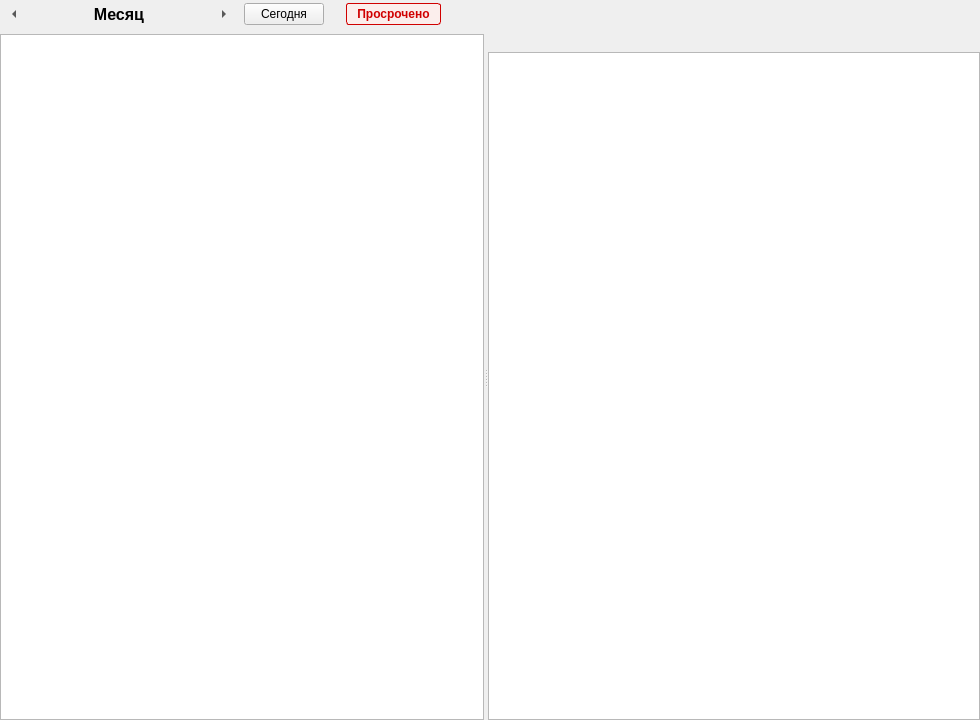
<?xml version="1.0" encoding="UTF-8"?>
<ui version="4.0">
 <class>CalendarWidget</class>
 <widget class="QWidget" name="CalendarWidget">
  <property name="geometry">
   <rect>
    <x>0</x>
    <y>0</y>
    <width>980</width>
    <height>720</height>
   </rect>
  </property>
  <layout class="QVBoxLayout" name="verticalLayout">
   <property name="leftMargin">
    <number>0</number>
   </property>
   <property name="topMargin">
    <number>0</number>
   </property>
   <property name="rightMargin">
    <number>0</number>
   </property>
   <property name="bottomMargin">
    <number>0</number>
   </property>
   <item>
    <widget class="QWidget" name="wdg_nav">
     <property name="sizePolicy">
      <sizepolicy hsizetype="Preferred" vsizetype="Fixed">
       <horstretch>0</horstretch>
       <verstretch>0</verstretch>
      </sizepolicy>
     </property>
     <layout class="QHBoxLayout" name="horizontalLayout">
      <property name="leftMargin">
       <number>0</number>
      </property>
      <property name="topMargin">
       <number>0</number>
      </property>
      <property name="rightMargin">
       <number>0</number>
      </property>
      <property name="bottomMargin">
       <number>0</number>
      </property>
       <item>
        <widget class="QToolButton" name="tb_prev">
         <property name="minimumSize">
          <size>
           <width>28</width>
           <height>28</height>
          </size>
         </property>
         <property name="toolTip">
          <string>Предыдущий месяц (Ctrl+←)</string>
         </property>
         <property name="shortcut">
          <string>Ctrl+Left</string>
         </property>
         <property name="autoRaise">
          <bool>true</bool>
         </property>
         <property name="arrowType">
          <enum>Qt::ArrowType::LeftArrow</enum>
         </property>
        </widget>
       </item>
       <item>
        <widget class="QPushButton" name="pb_month">
         <property name="minimumSize">
          <size>
           <width>170</width>
           <height>28</height>
          </size>
         </property>
         <property name="toolTip">
          <string>Выбрать месяц и год</string>
         </property>
         <property name="styleSheet">
          <string notr="true">QPushButton { font-size: 12pt; font-weight: bold; } QPushButton:hover { background: #e9ecef; }</string>
         </property>
         <property name="cursor">
          <cursorShape>PointingHandCursor</cursorShape>
         </property>
         <property name="text">
          <string>Месяц</string>
         </property>
         <property name="flat">
          <bool>true</bool>
         </property>
        </widget>
       </item>
       <item>
        <widget class="QToolButton" name="tb_next">
         <property name="minimumSize">
          <size>
           <width>28</width>
           <height>28</height>
          </size>
         </property>
         <property name="toolTip">
          <string>Следующий месяц (Ctrl+→)</string>
         </property>
         <property name="shortcut">
          <string>Ctrl+Right</string>
         </property>
         <property name="autoRaise">
          <bool>true</bool>
         </property>
         <property name="arrowType">
          <enum>Qt::ArrowType::RightArrow</enum>
         </property>
        </widget>
       </item>
       <item>
        <widget class="QPushButton" name="pb_today">
         <property name="toolTip">
          <string>Перейти к сегодняшнему дню</string>
         </property>
         <property name="text">
          <string>Сегодня</string>
         </property>
        </widget>
       </item>
       <item>
        <spacer name="spacer_overdue">
         <property name="orientation">
          <enum>Qt::Orientation::Horizontal</enum>
         </property>
         <property name="sizeType">
          <enum>QSizePolicy::Policy::Fixed</enum>
         </property>
         <property name="sizeHint" stdset="0">
          <size>
           <width>16</width>
           <height>20</height>
          </size>
         </property>
        </spacer>
       </item>
       <item>
        <widget class="QPushButton" name="pb_overdue">
         <property name="toolTip">
          <string>Перейти ко дню с просроченными платежами (повторное нажатие — к следующему такому дню)</string>
         </property>
         <property name="styleSheet">
          <string notr="true">QPushButton { color: #d00000; font-weight: bold; background: #fbeeec; border: 1px solid #d00000; border-radius: 3px; padding: 3px 10px; } QPushButton:hover { background: #f6d9d6; }</string>
         </property>
         <property name="cursor">
          <cursorShape>PointingHandCursor</cursorShape>
         </property>
         <property name="text">
          <string>Просрочено</string>
         </property>
        </widget>
       </item>
       <item>
        <spacer name="horizontalSpacer">
         <property name="orientation">
          <enum>Qt::Orientation::Horizontal</enum>
         </property>
         <property name="sizeHint" stdset="0">
          <size>
           <width>40</width>
           <height>20</height>
          </size>
         </property>
        </spacer>
       </item>
       <item>
        <widget class="QPushButton" name="pb_undated">
         <property name="toolTip">
          <string>Платежи без срока оплаты в календаре не показаны. Нажмите, чтобы выбрать платеж из списка</string>
         </property>
         <property name="styleSheet">
          <string notr="true">QPushButton { color: #855a00; font-weight: bold; } QPushButton:hover { text-decoration: underline; }</string>
         </property>
         <property name="cursor">
          <cursorShape>PointingHandCursor</cursorShape>
         </property>
         <property name="text">
          <string/>
         </property>
         <property name="flat">
          <bool>true</bool>
         </property>
        </widget>
       </item>
     </layout>
    </widget>
   </item>
   <item>
    <widget class="QSplitter" name="spl_calendar">
     <property name="orientation">
      <enum>Qt::Orientation::Horizontal</enum>
     </property>
     <property name="childrenCollapsible">
      <bool>false</bool>
     </property>
     <widget class="QTableView" name="tv_calendar">
      <property name="minimumSize">
       <size>
        <width>0</width>
        <height>300</height>
       </size>
      </property>
      <property name="editTriggers">
       <set>QAbstractItemView::EditTrigger::NoEditTriggers</set>
      </property>
      <property name="selectionMode">
       <enum>QAbstractItemView::SelectionMode::SingleSelection</enum>
      </property>
      <property name="selectionBehavior">
       <enum>QAbstractItemView::SelectionBehavior::SelectItems</enum>
      </property>
      <property name="showGrid">
       <bool>true</bool>
      </property>
     </widget>
     <widget class="QWidget" name="wdg_day">
      <layout class="QVBoxLayout" name="verticalLayout_day">
       <property name="spacing">
        <number>4</number>
       </property>
       <property name="leftMargin">
        <number>0</number>
       </property>
       <property name="topMargin">
        <number>0</number>
       </property>
       <property name="rightMargin">
        <number>0</number>
       </property>
       <property name="bottomMargin">
        <number>0</number>
       </property>
       <item>
        <widget class="QLabel" name="la_day">
         <property name="sizePolicy">
          <sizepolicy hsizetype="Ignored" vsizetype="Preferred">
           <horstretch>0</horstretch>
           <verstretch>0</verstretch>
          </sizepolicy>
         </property>
         <property name="styleSheet">
          <string notr="true">font-weight: bold;</string>
         </property>
         <property name="text">
          <string/>
         </property>
         <property name="wordWrap">
          <bool>true</bool>
         </property>
        </widget>
       </item>
       <item>
        <widget class="QTableWidget" name="tbl_events">
         <property name="minimumSize">
          <size>
           <width>260</width>
           <height>0</height>
          </size>
         </property>
         <property name="editTriggers">
          <set>QAbstractItemView::EditTrigger::NoEditTriggers</set>
         </property>
         <property name="alternatingRowColors">
          <bool>true</bool>
         </property>
         <property name="selectionMode">
          <enum>QAbstractItemView::SelectionMode::SingleSelection</enum>
         </property>
         <property name="selectionBehavior">
          <enum>QAbstractItemView::SelectionBehavior::SelectRows</enum>
         </property>
         <property name="verticalScrollMode">
          <enum>QAbstractItemView::ScrollMode::ScrollPerPixel</enum>
         </property>
         <attribute name="verticalHeaderVisible">
          <bool>false</bool>
         </attribute>
        </widget>
       </item>
      </layout>
     </widget>
    </widget>
   </item>
  </layout>
 </widget>
 <tabstops>
  <tabstop>tv_calendar</tabstop>
  <tabstop>tbl_events</tabstop>
  <tabstop>pb_today</tabstop>
  <tabstop>pb_overdue</tabstop>
 </tabstops>
 <resources/>
 <connections/>
</ui>
